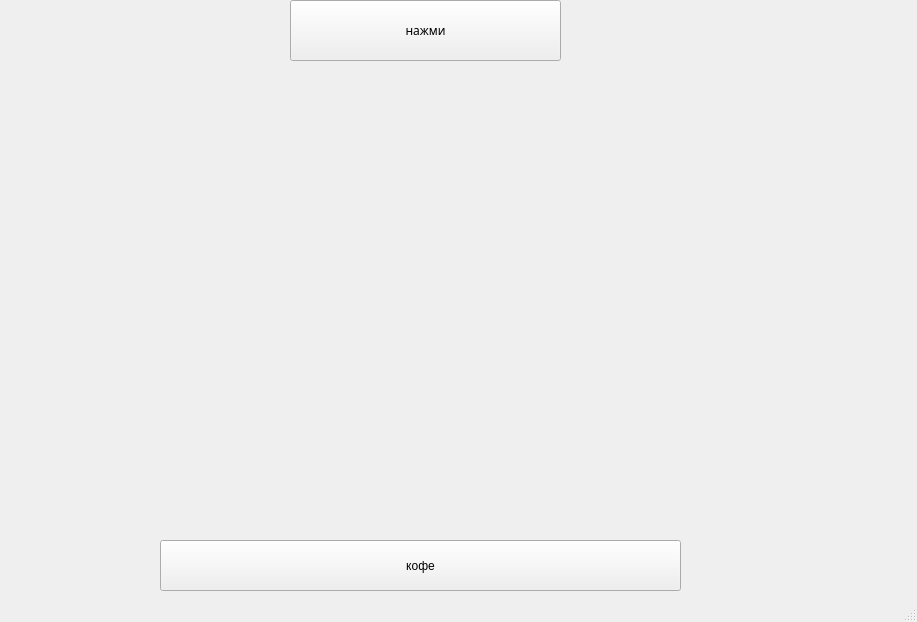
<?xml version="1.0" encoding="UTF-8"?>
<ui version="4.0">
 <class>MainWindow</class>
 <widget class="QMainWindow" name="MainWindow">
  <property name="geometry">
   <rect>
    <x>0</x>
    <y>0</y>
    <width>917</width>
    <height>622</height>
   </rect>
  </property>
  <property name="cursor">
   <cursorShape>CrossCursor</cursorShape>
  </property>
  <property name="windowTitle">
   <string>MainWindow</string>
  </property>
  <widget class="QWidget" name="centralwidget">
   <widget class="QPushButton" name="btnAddCircle">
    <property name="geometry">
     <rect>
      <x>290</x>
      <y>0</y>
      <width>271</width>
      <height>61</height>
     </rect>
    </property>
    <property name="font">
     <font>
      <family>Leelawadee</family>
     </font>
    </property>
    <property name="cursor">
     <cursorShape>CrossCursor</cursorShape>
    </property>
    <property name="text">
     <string>нажми</string>
    </property>
   </widget>
   <widget class="QPushButton" name="btnEditCoffee">
    <property name="geometry">
     <rect>
      <x>160</x>
      <y>540</y>
      <width>521</width>
      <height>51</height>
     </rect>
    </property>
    <property name="text">
     <string>кофе</string>
    </property>
   </widget>
  </widget>
  <widget class="QMenuBar" name="menubar">
   <property name="geometry">
    <rect>
     <x>0</x>
     <y>0</y>
     <width>917</width>
     <height>21</height>
    </rect>
   </property>
  </widget>
  <widget class="QStatusBar" name="statusbar">
   <property name="cursor">
    <cursorShape>CrossCursor</cursorShape>
   </property>
  </widget>
 </widget>
 <resources/>
 <connections/>
</ui>
